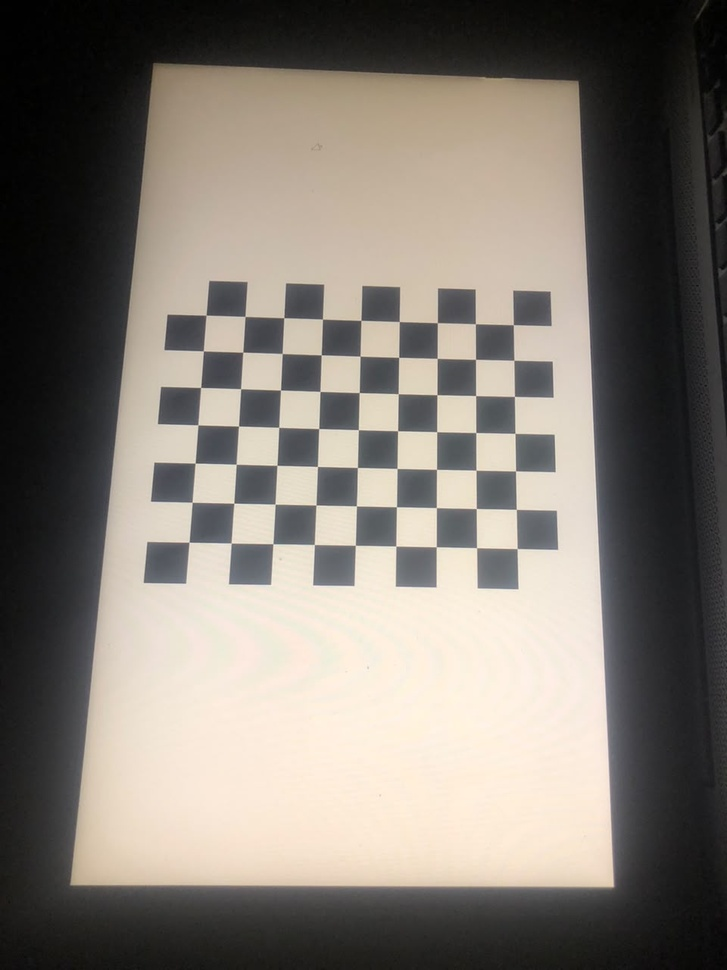
#> input picture calibration/images/c01.jpg, 727 x 970 px, shrunk from 960 x 1280 before the run
$ python -i measure.py   (imports and definitions only)
#> lines starting #> are read from the running program, lines starting #| are printed output that depends on the picture; after the words box and inside, x2 and y2 are one past the last pixel; in counts of white or black regions, pixels touching at a corner belong together
#> further down, picture is the input picture: shape (970, 727, 3); mean B, G, R 113.7, 121.6, 128.3
"""Image to millimetres for a flat paper sheet, using a flat cardboard reference.

Steps: undistort with the saved calibration, find the paper (bright region),
find the reference (brown rectangle), convert pixels to mm with the reference
size, and print width, height and a rectangularity score.

Segmentation here is classical thresholding, not a trained model.

Usage (PowerShell, from the repository root):
    python inference\\measure.py --image path\\to\\photo.jpg --ref-w-mm 90 --ref-h-mm 85
"""

import argparse
import os

import cv2
import numpy as np

MIN_PAPER_FRACTION = 0.05   # paper must cover at least 5% of the image
MIN_REF_FRACTION = 0.002    # reference must cover at least 0.2% of the image
MIN_PAPER_RECTANGULARITY = 0.90  # paper must look like a rectangle
MIN_REF_RECTANGULARITY = 0.90  # reference must look like a rectangle (0.99 on good photos, 0.50 on brown carpet)


# [17 lines left out: function undistort, not called in this run]


def largest_rect(mask):
    found = cv2.findContours(mask, cv2.RETR_EXTERNAL, cv2.CHAIN_APPROX_SIMPLE)
    contours = found[-2]  # contours are second-to-last in OpenCV 4 and 5
    if not contours:
        return None, 0.0
    best = max(contours, key=cv2.contourArea)
    area = cv2.contourArea(best)
    hull_area = cv2.contourArea(cv2.convexHull(best))
    rectangularity = area / hull_area if hull_area > 0 else 0.0
    return best, rectangularity


def rect_sides_px(contour):
    (_, _), (w, h), _ = cv2.minAreaRect(contour)
    return max(w, h), min(w, h)


def find_paper(image):
    gray = cv2.cvtColor(image, cv2.COLOR_BGR2GRAY)
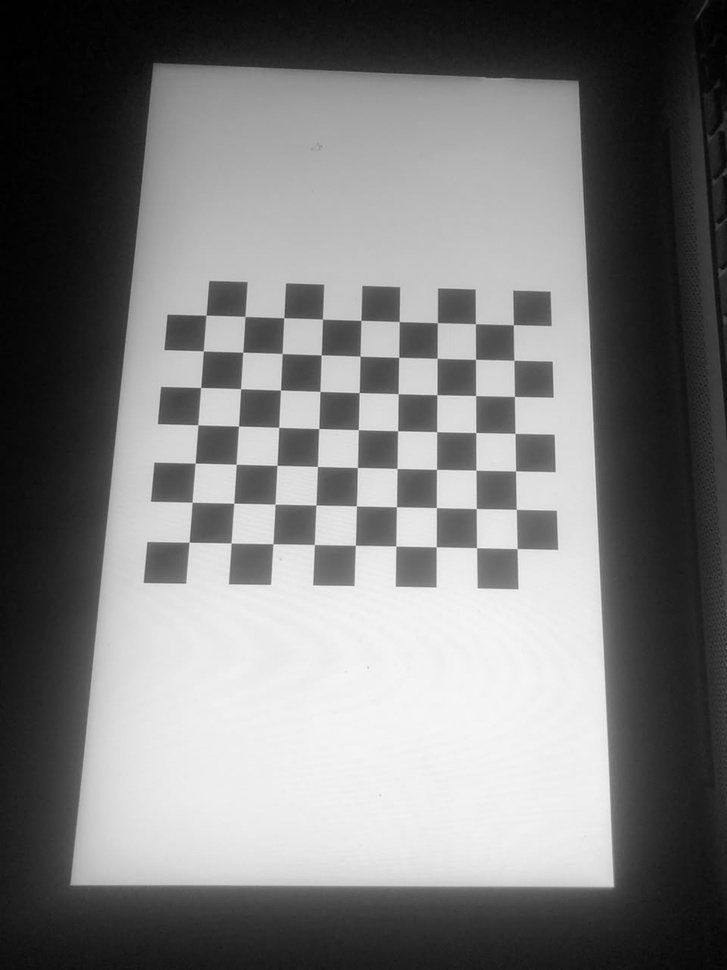
#> gray: shape (970, 727); min 0, max 246, mean 122.7
    gray = cv2.GaussianBlur(gray, (5, 5), 0)
    _, mask = cv2.threshold(gray, 0, 255, cv2.THRESH_BINARY + cv2.THRESH_OTSU)
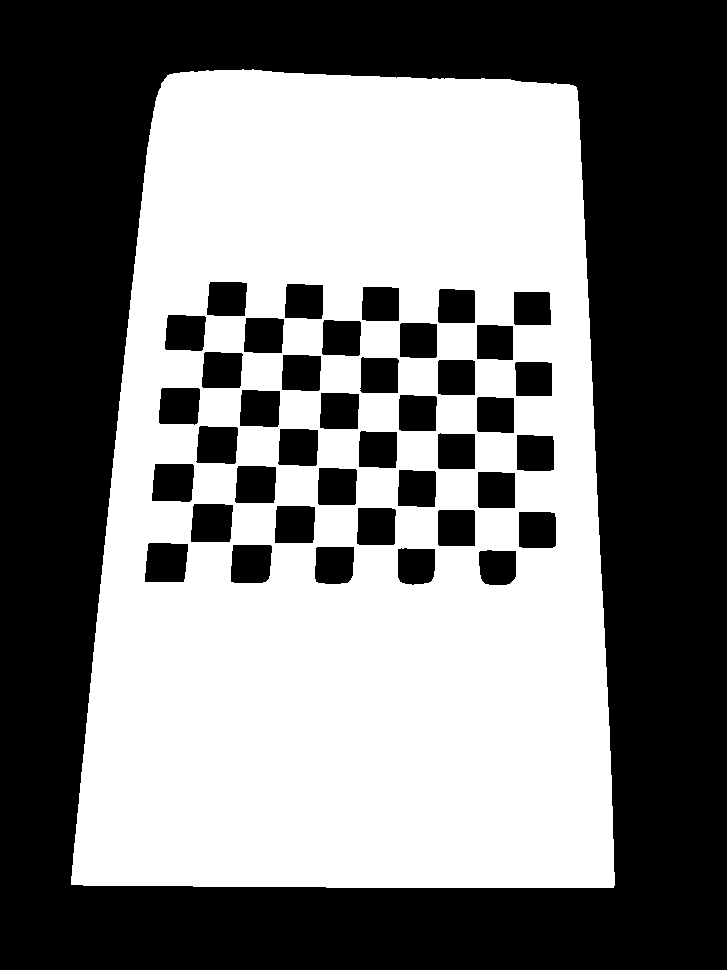
#> mask: shape (970, 727); 48.2% white; 1 white region, box (x1, y1, x2, y2) and area: (71, 69, 615, 888) 340177
    kernel = np.ones((5, 5), np.uint8)
    mask = cv2.morphologyEx(mask, cv2.MORPH_OPEN, kernel)
#> mask: shape (970, 727); 48.2% white; 1 white region, box (x1, y1, x2, y2) and area: (71, 70, 615, 888) 340081
    mask = cv2.morphologyEx(mask, cv2.MORPH_CLOSE, kernel)
#> mask: shape (970, 727); 48.2% white; 1 white region
    contour, rectangularity = largest_rect(mask)
#> in largest_rect, `found = cv2.findContours(mask, cv2.RETR_EXTERNAL, cv2.CHAIN_APPROX_SIM..`: found = 1 contour; box (x1, y1, x2, y2) and area: (71, 70, 615, 888) 392202
#> in largest_rect, `contours = found[-2]`: contours has the same summary as found
#> in largest_rect, `best = max(contours, key=cv2.contourArea)`: best = contour of 321 points, box (x1, y1, x2, y2) (71, 70, 615, 888), area 392202
#> in largest_rect, `area = cv2.contourArea(best)`: area = 392202
#> in largest_rect, `hull_area = cv2.contourArea(cv2.convexHull(best))`: hull_area = 393802
#> in largest_rect, `rectangularity = area / hull_area if hull_area > 0 else 0.0`: rectangularity = 0.996
#> contour has the same summary as best in largest_rect; rectangularity = 0.996
    if contour is None or cv2.contourArea(contour) < MIN_PAPER_FRACTION * image.shape[0] * image.shape[1]:
        return None, 0.0, mask
    return contour, rectangularity, mask


# [67 lines left out: functions find_reference, main, not called in this run]


# [2 lines not run here, left out]

>>> import cv2
>>> picture = cv2.imread('../calibration/images/c01.jpg')
>>> result = find_paper(picture)

$ run again, on calibration/images/c03.jpg
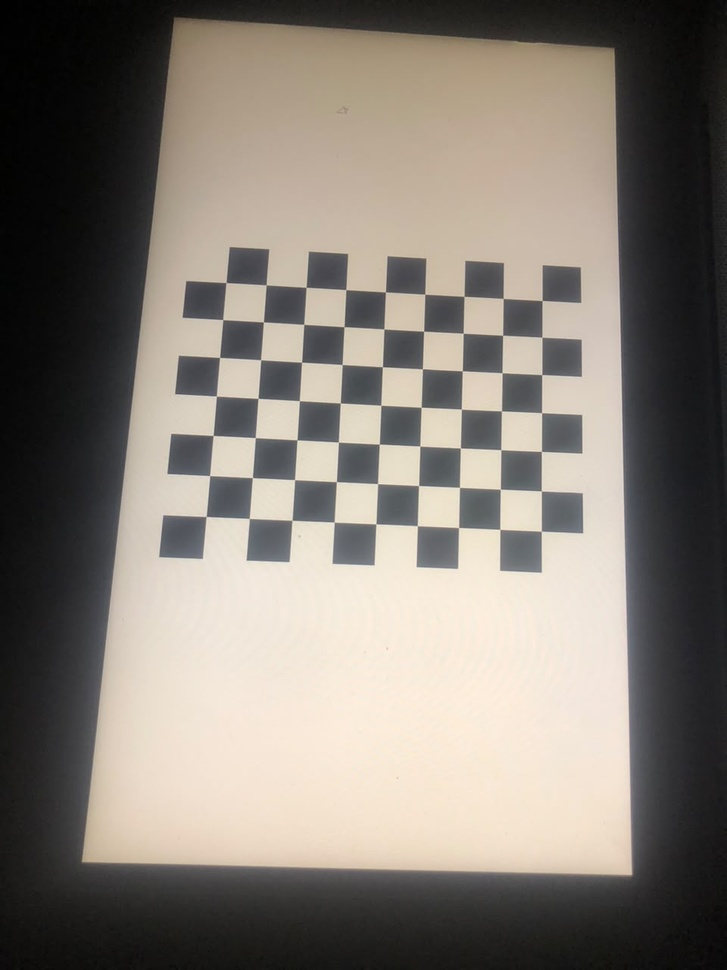
#> input picture calibration/images/c03.jpg, 727 x 970 px, shrunk from 960 x 1280 before the run
#> picture is the input picture: shape (970, 727, 3); mean B, G, R 115.4, 123.6, 130.6
#> in find_paper, `gray = cv2.cvtColor(image, cv2.COLOR_BGR2GRAY)`:
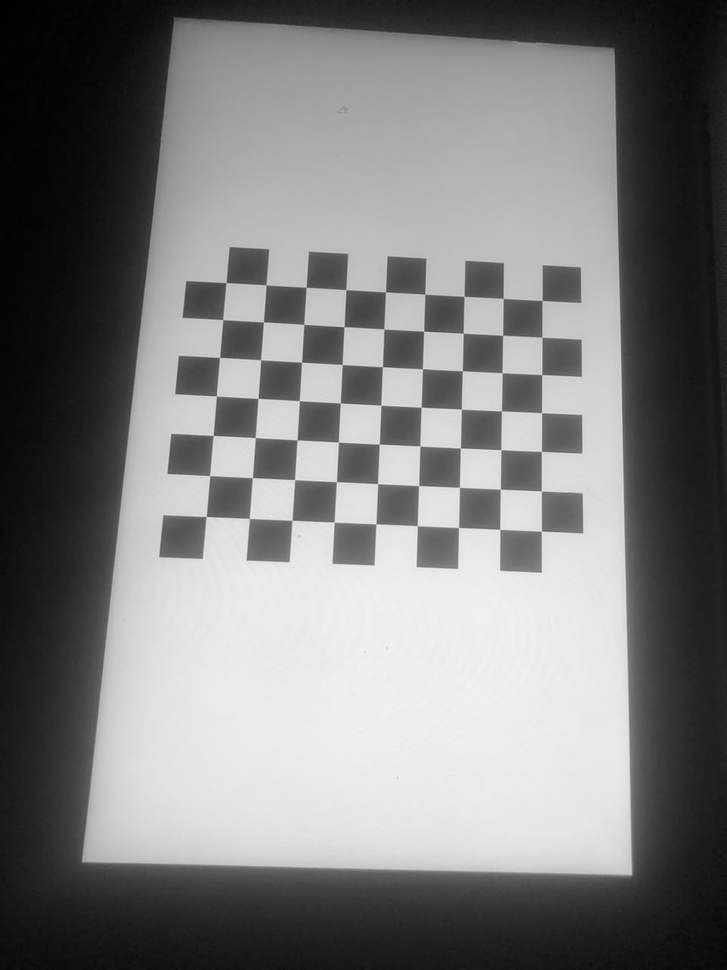
#> gray: shape (970, 727); min 0, max 245, mean 124.8
#> in find_paper, `_, mask = cv2.threshold(gray, 0, 255, cv2.THRESH_BINARY + cv2.THRESH_O..`:
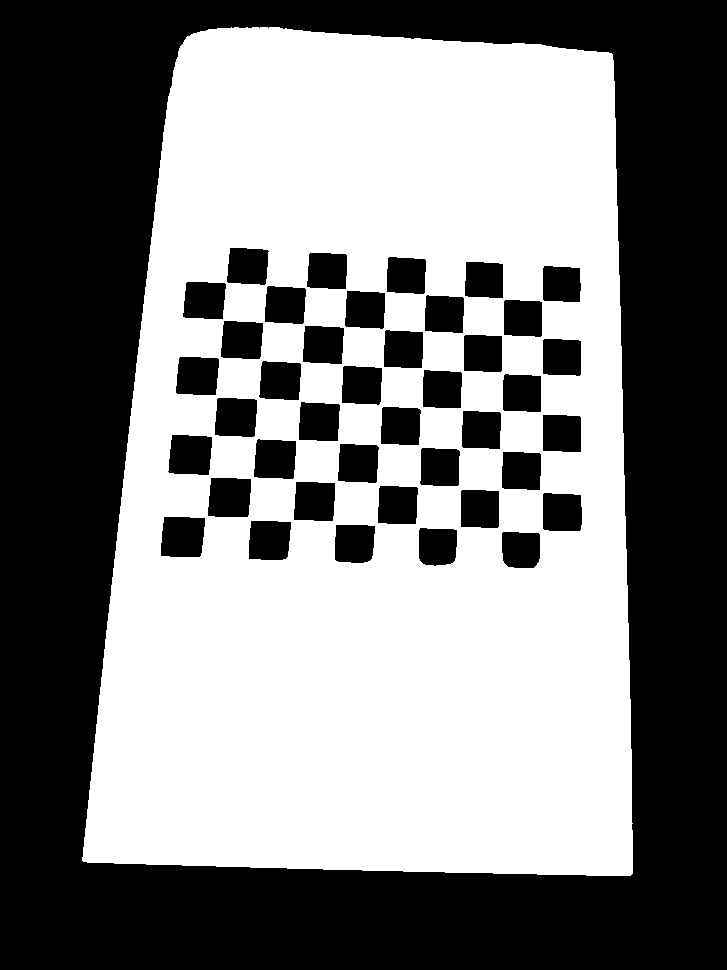
#> mask: shape (970, 727); 50.6% white; 41 black regions, largest, box (x1, y1, x2, y2) and area: (0, 0, 727, 970) 291764, (161, 517, 205, 557) 1623, (168, 435, 212, 475) 1568
#> found = 1 contour; box (x1, y1, x2, y2) and area: (83, 27, 633, 876) 412111
#> contours has the same summary as found
#> best = contour of 351 points, box (x1, y1, x2, y2) (83, 27, 633, 876), area 412111
#> area = 412111
#> hull_area = 413996
#> in largest_rect, `rectangularity = area / hull_area if hull_area > 0 else 0.0`: rectangularity = 0.995
#> in find_paper, `contour, rectangularity = largest_rect(mask)`: contour has the same summary as best in largest_rect

$ run again, on calibration/images/c04.jpg
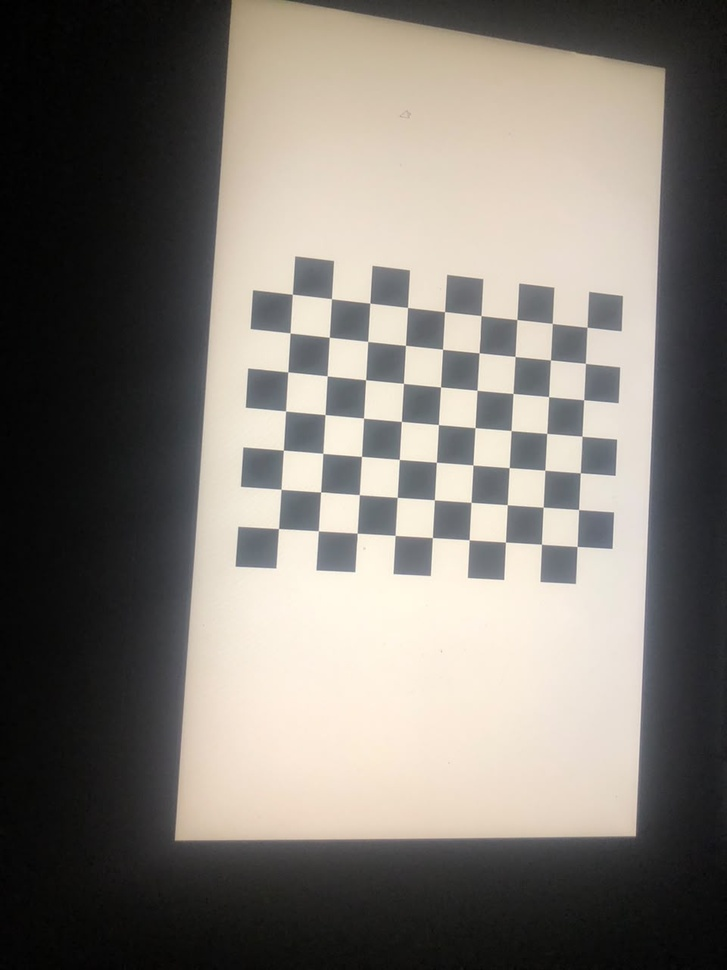
#> input picture calibration/images/c04.jpg, 727 x 970 px, shrunk from 960 x 1280 before the run
#> picture is the input picture: shape (970, 727, 3); mean B, G, R 113.1, 119.8, 125
#> in find_paper, `gray = cv2.cvtColor(image, cv2.COLOR_BGR2GRAY)`:
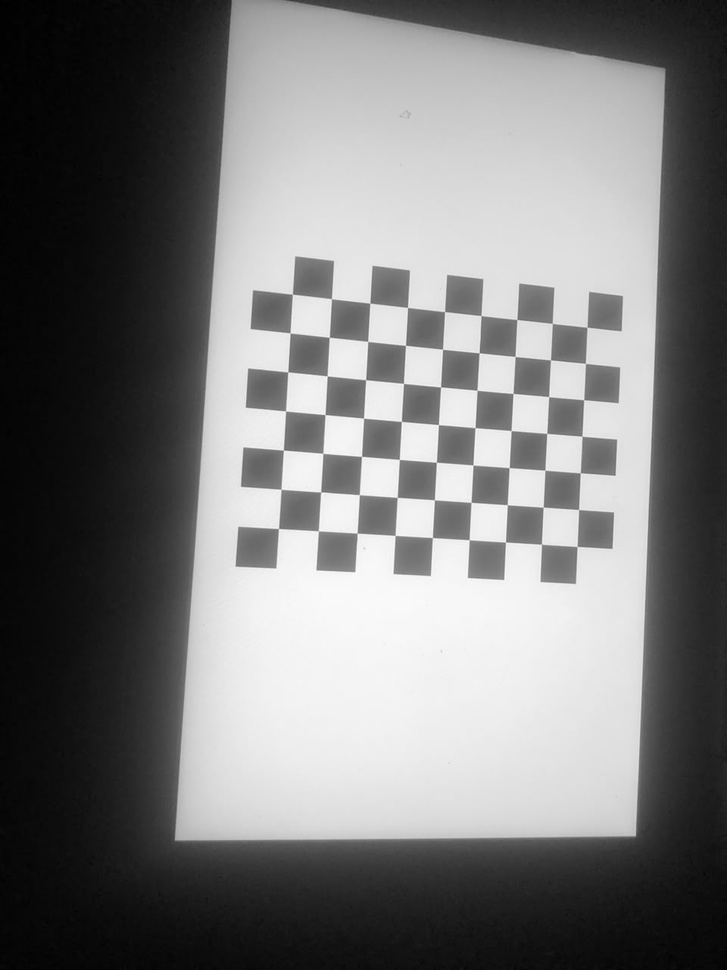
#> gray: shape (970, 727); min 0, max 254, mean 120.7
#> in find_paper, `_, mask = cv2.threshold(gray, 0, 255, cv2.THRESH_BINARY + cv2.THRESH_O..`:
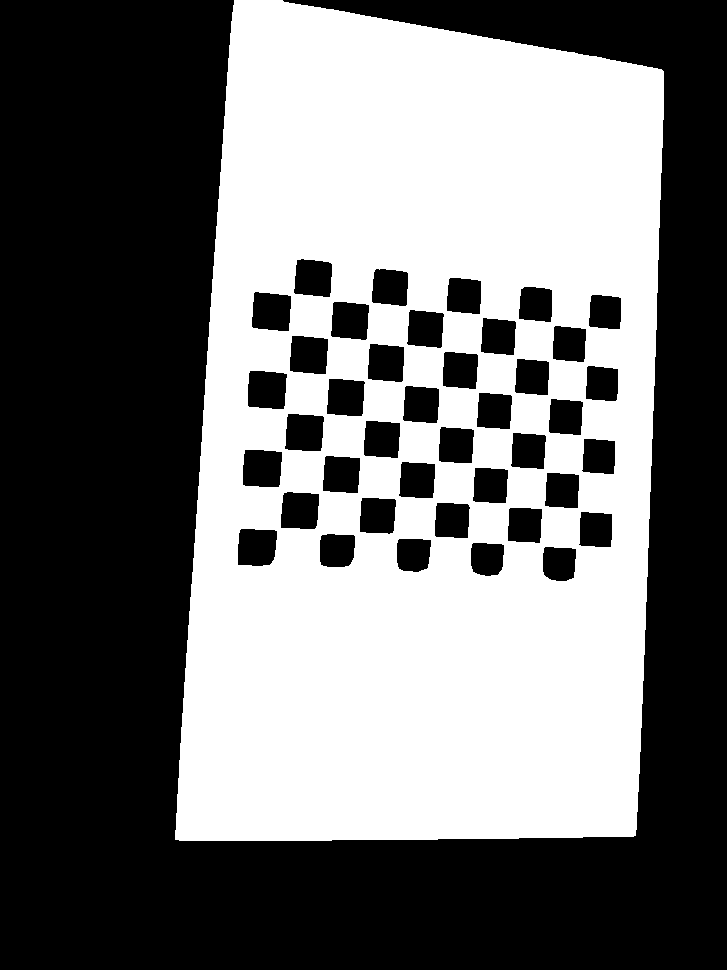
#> mask: shape (970, 727); 45.1% white; 1 white region, box (x1, y1, x2, y2) and area: (175, 0, 664, 841) 317792
#> found = 1 contour; box (x1, y1, x2, y2) and area: (175, 0, 664, 841) 362805
#> contours has the same summary as found
#> best = contour of 326 points, box (x1, y1, x2, y2) (175, 0, 664, 841), area 362805
#> area = 362805
#> hull_area = 364302.5
#> in largest_rect, `rectangularity = area / hull_area if hull_area > 0 else 0.0`: rectangularity = 0.996
#> in find_paper, `contour, rectangularity = largest_rect(mask)`: contour has the same summary as best in largest_rect

$ run again, on calibration/images/c05.jpg
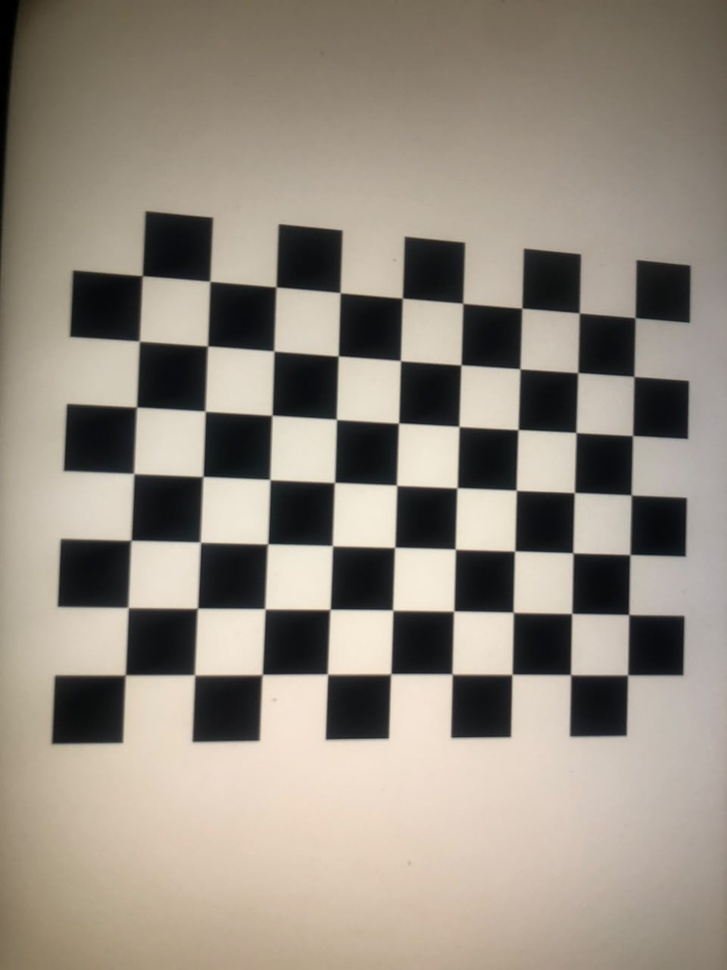
#> input picture calibration/images/c05.jpg, 727 x 970 px, shrunk from 960 x 1280 before the run
#> picture is the input picture: shape (970, 727, 3); mean B, G, R 127.8, 139.7, 148.4
#> in find_paper, `gray = cv2.cvtColor(image, cv2.COLOR_BGR2GRAY)`:
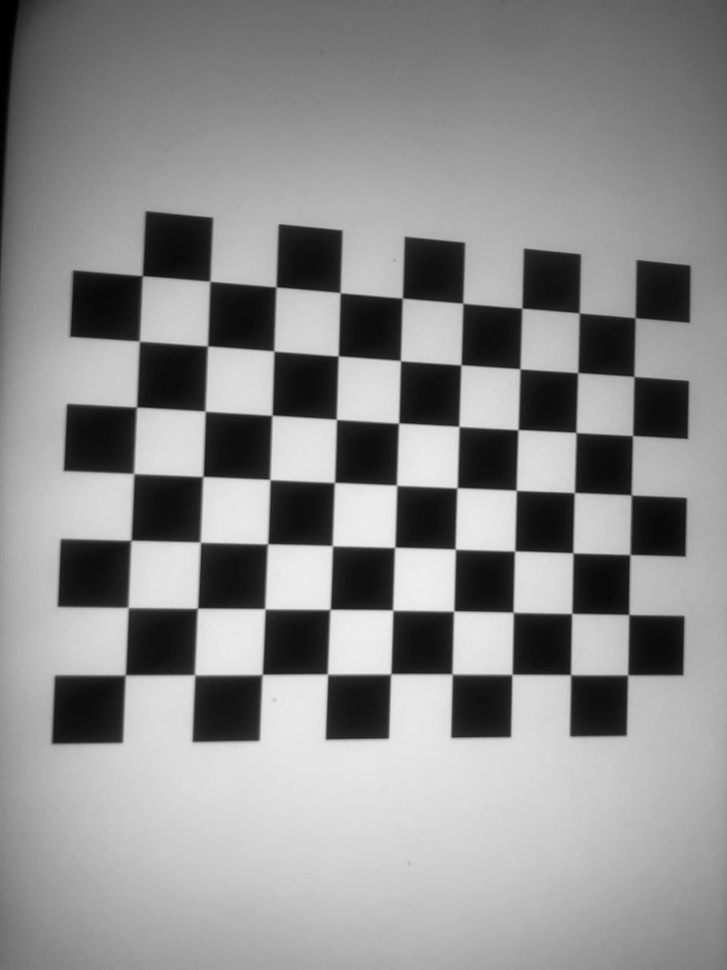
#> gray: shape (970, 727); min 0, max 237, mean 141
#> in find_paper, `_, mask = cv2.threshold(gray, 0, 255, cv2.THRESH_BINARY + cv2.THRESH_O..`:
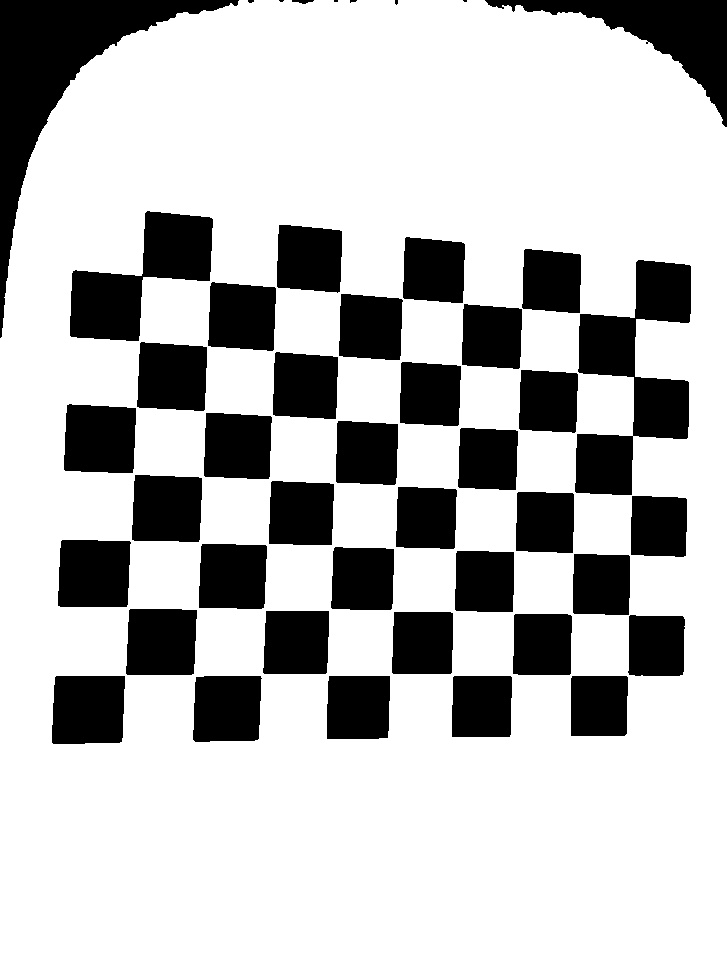
#> mask: shape (970, 727); 74.6% white; 45 black regions (6 under 20 px), largest, box (x1, y1, x2, y2) and area: (0, 0, 239, 338) 16789, (575, 260, 691, 495) 13138, (70, 211, 213, 341) 9003
#> found = 1 contour; box (x1, y1, x2, y2) and area: (0, 0, 727, 970) 677987
#> contours has the same summary as found
#> best = contour of 329 points, box (x1, y1, x2, y2) (0, 0, 727, 970), area 677987
#> area = 677987
#> hull_area = 679323.5
#> in largest_rect, `rectangularity = area / hull_area if hull_area > 0 else 0.0`: rectangularity = 0.998
#> in find_paper, `contour, rectangularity = largest_rect(mask)`: contour has the same summary as best in largest_rect
